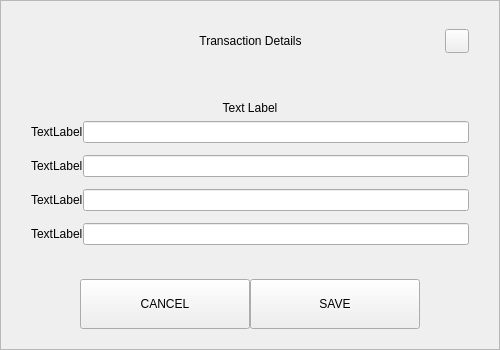
<?xml version="1.0" encoding="UTF-8"?>
<ui version="4.0">
 <class>EmailInputDialog</class>
 <widget class="QWidget" name="EmailInputDialog">
  <property name="geometry">
   <rect>
    <x>0</x>
    <y>0</y>
    <width>500</width>
    <height>350</height>
   </rect>
  </property>
  <property name="windowTitle">
   <string>Form</string>
  </property>
  <layout class="QVBoxLayout" name="verticalLayout_3">
   <property name="spacing">
    <number>0</number>
   </property>
   <property name="leftMargin">
    <number>0</number>
   </property>
   <property name="topMargin">
    <number>0</number>
   </property>
   <property name="rightMargin">
    <number>0</number>
   </property>
   <property name="bottomMargin">
    <number>0</number>
   </property>
   <item>
    <widget class="QFrame" name="frame">
     <property name="styleSheet">
      <string notr="true"/>
     </property>
     <property name="frameShape">
      <enum>QFrame::StyledPanel</enum>
     </property>
     <property name="frameShadow">
      <enum>QFrame::Raised</enum>
     </property>
     <layout class="QVBoxLayout" name="verticalLayout_2">
      <property name="spacing">
       <number>0</number>
      </property>
      <property name="leftMargin">
       <number>30</number>
      </property>
      <property name="topMargin">
       <number>20</number>
      </property>
      <property name="rightMargin">
       <number>30</number>
      </property>
      <property name="bottomMargin">
       <number>20</number>
      </property>
      <item>
       <layout class="QHBoxLayout" name="horizontalLayout_3">
        <property name="spacing">
         <number>0</number>
        </property>
        <item>
         <spacer name="horizontalSpacer_21">
          <property name="orientation">
           <enum>Qt::Horizontal</enum>
          </property>
          <property name="sizeHint" stdset="0">
           <size>
            <width>40</width>
            <height>20</height>
           </size>
          </property>
         </spacer>
        </item>
        <item>
         <widget class="QLabel" name="labelTitle">
          <property name="minimumSize">
           <size>
            <width>0</width>
            <height>40</height>
           </size>
          </property>
          <property name="maximumSize">
           <size>
            <width>16777215</width>
            <height>40</height>
           </size>
          </property>
          <property name="styleSheet">
           <string notr="true">padding-left:24px;</string>
          </property>
          <property name="text">
           <string>Transaction Details</string>
          </property>
          <property name="alignment">
           <set>Qt::AlignCenter</set>
          </property>
          <property name="margin">
           <number>7</number>
          </property>
         </widget>
        </item>
        <item>
         <spacer name="horizontalSpacer">
          <property name="orientation">
           <enum>Qt::Horizontal</enum>
          </property>
          <property name="sizeHint" stdset="0">
           <size>
            <width>40</width>
            <height>20</height>
           </size>
          </property>
         </spacer>
        </item>
        <item>
         <widget class="QPushButton" name="btnEsc">
          <property name="minimumSize">
           <size>
            <width>24</width>
            <height>24</height>
           </size>
          </property>
          <property name="maximumSize">
           <size>
            <width>24</width>
            <height>24</height>
           </size>
          </property>
          <property name="text">
           <string/>
          </property>
         </widget>
        </item>
       </layout>
      </item>
      <item>
       <spacer name="verticalSpacer_2">
        <property name="orientation">
         <enum>Qt::Vertical</enum>
        </property>
        <property name="sizeType">
         <enum>QSizePolicy::Fixed</enum>
        </property>
        <property name="sizeHint" stdset="0">
         <size>
          <width>20</width>
          <height>40</height>
         </size>
        </property>
       </spacer>
      </item>
      <item>
       <widget class="QLabel" name="labelMessage">
        <property name="text">
         <string>Text Label</string>
        </property>
        <property name="alignment">
         <set>Qt::AlignCenter</set>
        </property>
        <property name="wordWrap">
         <bool>true</bool>
        </property>
       </widget>
      </item>
      <item>
       <spacer name="verticalSpacer_3">
        <property name="orientation">
         <enum>Qt::Vertical</enum>
        </property>
        <property name="sizeType">
         <enum>QSizePolicy::Expanding</enum>
        </property>
        <property name="sizeHint" stdset="0">
         <size>
          <width>20</width>
          <height>10</height>
         </size>
        </property>
       </spacer>
      </item>
      <item>
       <layout class="QHBoxLayout" name="horizontalLayout_2">
        <property name="topMargin">
         <number>6</number>
        </property>
        <property name="bottomMargin">
         <number>6</number>
        </property>
        <item>
         <widget class="QLabel" name="labelInputEmail">
          <property name="text">
           <string>TextLabel</string>
          </property>
         </widget>
        </item>
        <item>
         <widget class="QLineEdit" name="lineEditEmail">
          <property name="placeholderText">
           <string/>
          </property>
         </widget>
        </item>
       </layout>
      </item>
            <item>
       <spacer name="verticalSpacer_6">
        <property name="orientation">
         <enum>Qt::Vertical</enum>
        </property>
        <property name="sizeType">
         <enum>QSizePolicy::Expanding</enum>
        </property>
        <property name="sizeHint" stdset="0">
         <size>
          <width>20</width>
          <height>10</height>
         </size>
        </property>
       </spacer>
      </item>
      <item>
       <layout class="QHBoxLayout" name="horizontalLayout_6">
        <property name="topMargin">
         <number>6</number>
        </property>
        <property name="bottomMargin">
         <number>6</number>
        </property>
        <item>
         <widget class="QLabel" name="labelInputSmtp">
          <property name="text">
           <string>TextLabel</string>
          </property>
         </widget>
        </item>
        <item>
         <widget class="QLineEdit" name="lineEditSmtp">
          <property name="placeholderText">
           <string/>
          </property>
         </widget>
        </item>
       </layout>
      </item>
            <item>
       <spacer name="verticalSpacer_7">
        <property name="orientation">
         <enum>Qt::Vertical</enum>
        </property>
        <property name="sizeType">
         <enum>QSizePolicy::Expanding</enum>
        </property>
        <property name="sizeHint" stdset="0">
         <size>
          <width>20</width>
          <height>10</height>
         </size>
        </property>
       </spacer>
      </item>
      <item>
       <layout class="QHBoxLayout" name="horizontalLayout_7">
        <property name="topMargin">
         <number>6</number>
        </property>
        <property name="bottomMargin">
         <number>6</number>
        </property>
        <item>
         <widget class="QLabel" name="labelInputUser">
          <property name="text">
           <string>TextLabel</string>
          </property>
         </widget>
        </item>
        <item>
         <widget class="QLineEdit" name="lineEditUser">
          <property name="placeholderText">
           <string/>
          </property>
         </widget>
        </item>
       </layout>
      </item>
      <item>
       <spacer name="verticalSpacer_8">
        <property name="orientation">
         <enum>Qt::Vertical</enum>
        </property>
        <property name="sizeType">
         <enum>QSizePolicy::Expanding</enum>
        </property>
        <property name="sizeHint" stdset="0">
         <size>
          <width>20</width>
          <height>10</height>
         </size>
        </property>
       </spacer>
      </item>
      <item>
       <layout class="QHBoxLayout" name="horizontalLayout_8">
        <property name="topMargin">
         <number>6</number>
        </property>
        <property name="bottomMargin">
         <number>6</number>
        </property>
        <item>
         <widget class="QLabel" name="labelInputPass">
          <property name="text">
           <string>TextLabel</string>
          </property>
         </widget>
        </item>
        <item>
         <widget class="QLineEdit" name="lineEditPass">
          <property name="placeholderText">
           <string/>
          </property>
         </widget>
        </item>
       </layout>
      </item>
      <item>
       <spacer name="verticalSpacer">
        <property name="orientation">
         <enum>Qt::Vertical</enum>
        </property>
        <property name="sizeHint" stdset="0">
         <size>
          <width>20</width>
          <height>40</height>
         </size>
        </property>
       </spacer>
      </item>
      <item>
       <layout class="QHBoxLayout" name="horizontalLayout" stretch="0,3,3,0">
        <item>
         <spacer name="horizontalSpacer11">
          <property name="orientation">
           <enum>Qt::Horizontal</enum>
          </property>
          <property name="sizeHint" stdset="0">
           <size>
            <width>40</width>
            <height>20</height>
           </size>
          </property>
         </spacer>
        </item>
        <item>
         <widget class="QPushButton" name="btnCancel">
          <property name="minimumSize">
           <size>
            <width>170</width>
            <height>50</height>
           </size>
          </property>
          <property name="maximumSize">
           <size>
            <width>170</width>
            <height>16777215</height>
           </size>
          </property>
          <property name="text">
           <string>CANCEL</string>
          </property>
         </widget>
        </item>
        <item>
         <widget class="QPushButton" name="btnSave">
          <property name="minimumSize">
           <size>
            <width>170</width>
            <height>50</height>
           </size>
          </property>
          <property name="maximumSize">
           <size>
            <width>170</width>
            <height>16777215</height>
           </size>
          </property>
          <property name="text">
           <string>SAVE</string>
          </property>
         </widget>
        </item>
        <item>
         <spacer name="horizontalSpacer_2">
          <property name="orientation">
           <enum>Qt::Horizontal</enum>
          </property>
          <property name="sizeHint" stdset="0">
           <size>
            <width>40</width>
            <height>20</height>
           </size>
          </property>
         </spacer>
        </item>
       </layout>
      </item>
     </layout>
    </widget>
   </item>
  </layout>
 </widget>
 <resources/>
 <connections/>
</ui>
